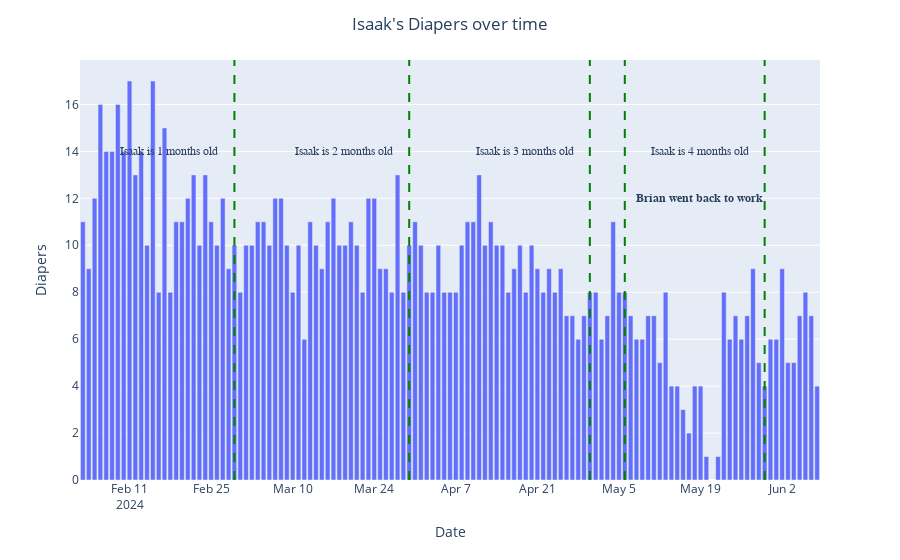

This figure's notebook cell:
### Markdown cell above
Yep, the early days were busy!

### Code cell
fig = px.bar(diapers_by_date, x="Date", y="Diapers")
fig.update_layout(title_text="Isaak's Diapers over time", title_x=0.5)
fig.add_vline(x=BRIAN_BACK_TO_WORK_DATE, line_dash="dash", line_color="green")
fig.add_annotation(
    x=BRIAN_BACK_TO_WORK_DATE,
    text="<b>Brian went back to work</b>",
    xshift=75,
    y=12,
    font={"family": "Arial"},
    showarrow=False,
)

for month in [1, 2, 3, 4]:
    months_old = ISAAK_BIRTHDATE + relativedelta(months=month)
    fig.add_vline(x=months_old, line_dash="dash", line_color="green")
    fig.add_annotation(
        x=months_old,
        text=f"Isaak is {month} months old",
        xshift=-65,
        y=14,
        font={
            "family": "Arial",
        },
        showarrow=False,
    )
fig.show()
fig.write_html("isaak_diapers_over_time.html")

### Figure 1 — Plotly figure (JSON) as saved in the notebook; plotly's stock layout.template omitted (floating-point values rounded to 4 significant figures)
{"data": [{"alignmentgroup": "True", "hovertemplate": "Date=%{x}<br>Diapers=%{y}<extra></extra>", "legendgroup": "", "marker": {"color": "#636efa", "pattern": {"shape": ""}}, "name": "", "offsetgroup": "", "orientation": "v", "showlegend": false, "textposition": "auto", "type": "bar", "x": ["2024-02-03", "2024-02-04", "2024-02-05", "2024-02-06", "2024-02-07", "2024-02-08", "2024-02-09", "2024-02-10", "2024-02-11", "2024-02-12", "2024-02-13", "2024-02-14", "2024-02-15", "2024-02-16", "2024-02-17", "2024-02-18", "2024-02-19", "2024-02-20", "2024-02-21", "2024-02-22", "2024-02-23", "2024-02-24", "2024-02-25", "2024-02-26", "2024-02-27", "2024-02-28", "2024-02-29", "2024-03-01", "2024-03-02", "2024-03-03", "2024-03-04", "2024-03-05", "2024-03-06", "2024-03-07", "2024-03-08", "2024-03-09", "2024-03-10", "2024-03-11", "2024-03-12", "2024-03-13", "2024-03-14", "2024-03-15", "2024-03-16", "2024-03-17", "2024-03-18", "2024-03-19", "2024-03-20", "2024-03-21", "2024-03-22", "2024-03-23", "2024-03-24", "2024-03-25", "2024-03-26", "2024-03-27", "2024-03-28", "2024-03-29", "2024-03-30", "2024-03-31", "2024-04-01", "2024-04-02", "2024-04-03", "2024-04-04", "2024-04-05", "2024-04-06", "2024-04-07", "2024-04-08", "2024-04-09", "2024-04-10", "2024-04-11", "2024-04-12", "2024-04-13", "2024-04-14", "2024-04-15", "2024-04-16", "2024-04-17", "2024-04-18", "2024-04-19", "2024-04-20", "2024-04-21", "2024-04-22", "2024-04-23", "2024-04-24", "2024-04-25", "2024-04-26", "2024-04-27", "2024-04-28", "2024-04-29", "2024-04-30", "2024-05-01", "2024-05-02", "2024-05-03", "2024-05-04", "2024-05-05", "2024-05-06", "2024-05-07", "2024-05-08", "2024-05-09", "2024-05-10", "2024-05-11", "2024-05-12", "2024-05-13", "2024-05-14", "2024-05-15", "2024-05-16", "2024-05-17", "2024-05-18", "2024-05-19", "2024-05-20", "2024-05-22", "2024-05-23", "2024-05-24", "2024-05-25", "2024-05-26", "2024-05-27", "2024-05-28", "2024-05-29", "2024-05-30", "2024-05-31", "2024-06-01", "2024-06-02", "2024-06-03", "2024-06-04", "2024-06-05", "2024-06-06", "2024-06-07", "2024-06-08"], "xaxis": "x", "y": [11, 9, 12, 16, 14, 14, 16, 14, 17, 13, 14, 10, 17, 8, 15, 8, 11, 11, 12, 13, 10, 13, 11, 10, 12, 9, 10, 8, 10, 10, 11, 11, 10, 12, 12, 10, 8, 10, 6, 11, 10, 9, 11, 12, 10, 10, 11, 10, 8, 12, 12, 9, 9, 8, 13, 8, 10, 11, 10, 8, 8, 10, 8, 8, 8, 10, 11, 11, 13, 10, 11, 10, 10, 8, 9, 10, 8, 10, 9, 8, 9, 8, 9, 7, 7, 6, 7, 8, 8, 6, 7, 11, 8, 8, 7, 6, 6, 7, 7, 5, 8, 4, 4, 3, 2, 4, 4, 1, 1, 8, 6, 7, 6, 7, 9, 5, 4, 6, 6, 9, 5, 5, 7, 8, 7, 4], "yaxis": "y"}], "layout": {"annotations": [{"font": {"family": "Arial"}, "showarrow": false, "text": "<b>Brian went back to work</b>", "x": "2024-05-06T00:00:00", "xshift": 75, "y": 12}, {"font": {"family": "Arial"}, "showarrow": false, "text": "Isaak is 1 months old", "x": "2024-02-29T00:00:00", "xshift": -65, "y": 14}, {"font": {"family": "Arial"}, "showarrow": false, "text": "Isaak is 2 months old", "x": "2024-03-30T00:00:00", "xshift": -65, "y": 14}, {"font": {"family": "Arial"}, "showarrow": false, "text": "Isaak is 3 months old", "x": "2024-04-30T00:00:00", "xshift": -65, "y": 14}, {"font": {"family": "Arial"}, "showarrow": false, "text": "Isaak is 4 months old", "x": "2024-05-30T00:00:00", "xshift": -65, "y": 14}], "autosize": true, "barmode": "relative", "legend": {"tracegroupgap": 0}, "margin": {"t": 60}, "shapes": [{"line": {"color": "green", "dash": "dash"}, "type": "line", "x0": "2024-05-06T00:00:00", "x1": "2024-05-06T00:00:00", "xref": "x", "y0": 0, "y1": 1, "yref": "y domain"}, {"line": {"color": "green", "dash": "dash"}, "type": "line", "x0": "2024-02-29T00:00:00", "x1": "2024-02-29T00:00:00", "xref": "x", "y0": 0, "y1": 1, "yref": "y domain"}, {"line": {"color": "green", "dash": "dash"}, "type": "line", "x0": "2024-03-30T00:00:00", "x1": "2024-03-30T00:00:00", "xref": "x", "y0": 0, "y1": 1, "yref": "y domain"}, {"line": {"color": "green", "dash": "dash"}, "type": "line", "x0": "2024-04-30T00:00:00", "x1": "2024-04-30T00:00:00", "xref": "x", "y0": 0, "y1": 1, "yref": "y domain"}, {"line": {"color": "green", "dash": "dash"}, "type": "line", "x0": "2024-05-30T00:00:00", "x1": "2024-05-30T00:00:00", "xref": "x", "y0": 0, "y1": 1, "yref": "y domain"}], "title": {"text": "Isaak's Diapers over time", "x": 0.5}, "xaxis": {"anchor": "y", "autorange": true, "domain": [0, 1], "range": ["2024-02-02 12:00", "2024-06-08 12:00"], "title": {"text": "Date"}, "type": "date"}, "yaxis": {"anchor": "x", "autorange": true, "domain": [0, 1], "range": [0, 17.89], "title": {"text": "Diapers"}, "type": "linear"}}}
